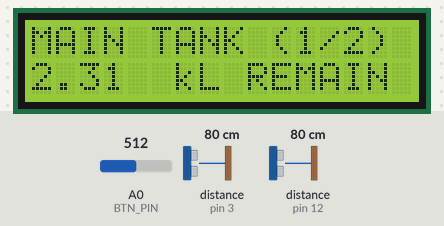
Recording of a program running on a simulated Arduino Uno, built with avr-gcc and run on an emulated ATmega328P. On the bench: 16×2 character LCD. The inputs (shaded band) are chosen by the test bench; at power-on: A0 (BTN_PIN) = 512, distance to the obstacle (sensors on pin 3, pin 12) 80 cm.

Above: at 3.6 s.
3.7 s: A0 (BTN_PIN) set to 310
5.2 s: A0 (BTN_PIN) set to 283
At 5.6 s:
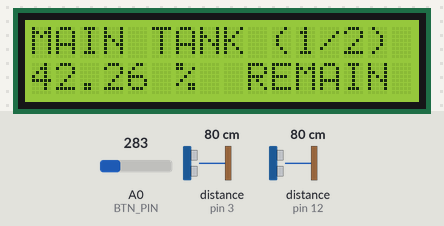
6.7 s: A0 (BTN_PIN) set to 160
8.2 s: A0 (BTN_PIN) set to 141
At 9.1 s:
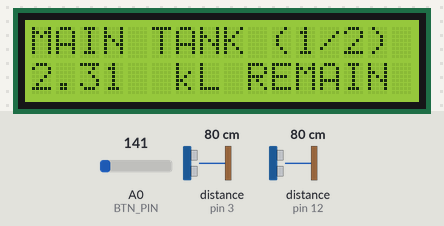
9.7 s: A0 (BTN_PIN) set to 54
11.2 s: A0 (BTN_PIN) set to 44
At 12.6 s:
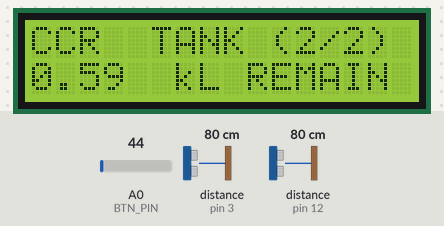
Timing chart, 0 to 13.7 s (numbered marks = the images above; inputs shaded):
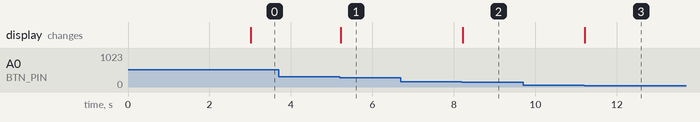

The program:

main.cpp
```cpp
/*THIS PROJECT READ DISTANCE VIA ULTRASONIC SENSOR AND PRINT IT ON LCD
  SCREEN.
  AUTOR: PAGRATIS PANAGIOTIS
  DATE: 16/11/2023

///////////////////////////////////////////////////////////////////////////////////////////
 (free) = 1023   (1)select=639   (2)right=408    (3)down=255    (4)up=100    (5)left=0   */
 //////////////////////////////////////////////////////////////////////////////////////////
#include <main.h>
//MENU LISTS UNDER THIS LINE/////////////////////////////////////////////////////
String firstLineLabel[MENU_SIZE] =                      {LABEL1, LABEL2};
String secondLineLable[MENU_SIZE] [SUB_MENU_SIZE]  =    {{UNIT1_1, UNIT1_2, UNIT2_1, UNIT2_2, UNIT3},
                                                        {UNIT1_1, UNIT1_2, UNIT2_1, UNIT2_2, UNIT3}};
double values[MENU_SIZE][SUB_MENU_SIZE] =                  {{remainLTmainTank, remainPERCmainTank, lossLTmainTank, lossPERCmainTank, distanceMainTank},
                                                           {remainLTccrTank, remainPERCccrTank, lossLTccrTank, lossPERCccrTank, distanceCcrTank}};
//OBJECT CREATION UNDER THIS LINE/////////////////////////////////////////////////

NewPing sonarCcrTank(TRG_S_PIN, ECH_S_PIN, MAX_DIST);
NewPing sonarMainTank(TRG_M_PIN, ECH_M_PIN, MAX_DIST);
LiquidCrystal lcd(rs, en, d4, d5, d6, d7);
//SETUP FUNCTION UNDER THIS LINE//////////////////////////////////////////////////
void setup() {
    lcd.begin(16, 2);
    lcd.clear();
    lcd.setCursor(0, 0);
    if(DEBUG_MODE) Serial.begin(9600);
}//end void setup
//MAIN LOOP UNDER THIS LINE///////////////////////////////////////////////////////
void loop() {
    btnState = btn_evaluation(analogRead(BTN_PIN));
    cur_delay_ms = millis();
    if( ((cur_delay_ms - old_delay_ms) > DELAY_USS_READ) || (btnState != oldBtnState) ) {
        //distanceMainTank = 20;
        //distanceCcrTank = 10;
        distanceMainTank =  sonarMainTank.ping_cm();
        distanceCcrTank =   sonarCcrTank.ping_cm();
        if(DEBUG_MODE) {
            Serial.print("Main Tank distance is: ");
            Serial.println(distanceMainTank);
            Serial.print("CCR tank distance is: ");
            Serial.println(distanceCcrTank);
        }//end if(debug mode true)
        convertions();
        changeScreen(btnState);
        lcd.clear();
        lcd.setCursor(0, 0);
        lcd.print(firstLineLabel[screenCurrentPosition]);
        lcd.setCursor(0, 1);
        lcd.print(values[screenCurrentPosition][subMenuCurrentPosition]);
        lcd.setCursor(6, 1);
        lcd.print(secondLineLable[screenCurrentPosition][subMenuCurrentPosition]);
        oldBtnState = btnState;
        old_delay_ms = cur_delay_ms;
    }//end if delay uss read

}//end loop
//FUNCTIONS UNDER THIS LINE////////////////////////////////////////////////////////
int btn_evaluation(int val) {
    if(val < 670 && val > 600)       return 1;
    else if( val < 450 && val > 350) return 2;
    else if(val < 300 && val > 200)  return 3;
    else if(val < 150 && val > 50)   return 4;
    else if(val < 49)                return 5;
    return 0;
}//end btn_evaluation
void changeScreen(int btn) {
    if(oneTimePressBtn(btn)) {
        if(btn == 5) {
            if(screenCurrentPosition < MAX_MENU_SIZE)
                screenCurrentPosition += 1;
            else if(screenCurrentPosition == MAX_MENU_SIZE)
                screenCurrentPosition = MIN_MENU_SIZE;
        }//end btn left
        if(btn == 2) {
            if(screenCurrentPosition > MIN_MENU_SIZE)
                screenCurrentPosition -= 1;
            else if(screenCurrentPosition == MIN_MENU_SIZE)
                screenCurrentPosition = MAX_MENU_SIZE;
        }//end btn right
        if(btn == 3) {
            if(subMenuCurrentPosition < MAX_SUB_MENU_SIZE)
                subMenuCurrentPosition += 1;
            else if(subMenuCurrentPosition == MAX_SUB_MENU_SIZE)
                subMenuCurrentPosition = MIN_SUB_MENU_SIZE;
        }//end btn up
        if(btn == 4) {
            if(subMenuCurrentPosition > MIN_SUB_MENU_SIZE)
                subMenuCurrentPosition -= 1;
            else if(subMenuCurrentPosition == MIN_SUB_MENU_SIZE)
                subMenuCurrentPosition = MAX_SUB_MENU_SIZE;
        }//end btn down
    }//if oneTimePressBtn( int btn)
}//end changeScreen(int btn)
void convertions(){
    double disMAIN = (distanceMainTank - OFFSET_MAIN_TANK_HEIGHT) / 100; //convert cm to meter
    double disCCR =  (distanceCcrTank - OFFSET_CCR_TANK_HEIGHT) / 100;   //convert cm to meter
  //CONVERTIONS FOR MAIN TANK UNDER THIS LINE //////////////////////////////////////////////////////////////////////////////////////////////
    values[0][2]  = ( LARGE_TANK_LENGTH * LARGE_TANK_WIDTH * disMAIN );     //lossLTmainTank
    values[0][0]  = ( FULL_MAIN_TANK_LT - ( values[0][2] ) );               //remainLTmainTank
    values[0][1]  = ( ( 100 * values[0][0] ) / FULL_MAIN_TANK_LT);          //remainPERCmainTank
    values[0][3]  = ( ( 100 * values[0][2] ) / FULL_MAIN_TANK_LT );         //lossLTmainTank
    values[0][4]  = ( distanceMainTank );                                   //print current distance for checking
  //CONVERTIONS FOR CCR TANK UNDER THIS LINE////////////////////////////////////////////////////////////////////////////////////////////////
    values[1][2]  = ( SMALL_TANK_LENGTH * SMALL_TANK_WIDTH * disCCR );      //lossLTmainTank
    values[1][0]  = ( FULL_CCR_TANK_LT - ( values[1][2] ) );                //remainLTmainTank
    values[1][1]  = ( ( 100 * values[1][0] ) / FULL_CCR_TANK_LT );          //remainPERCmainTank
    values[1][3]  = ( ( 100 * values[1][2] ) / FULL_CCR_TANK_LT);           //lossLTmainTank
    values[1][4]  = (distanceCcrTank);
}//end void convertions(int, int)
uint8_t oneTimePressBtn(int btn) {
    if(btn == oldBtnState)
        return 0;
    return 1;
}//end oneTimePressBtn


// /*THIS PROJECT READ DISTANCE VIA ULTRASONIC SENSOR AND PRINT IT ON LCD
//   SCREEN.
//   AUTOR: PAGRATIS PANAGIOTIS
//   DATE: 16/11/2023

// ///////////////////////////////////////////////////////////////////////////////////////////
//  (free) = 1023   (1)select=639   (2)right=408    (3)down=255    (4)up=100    (5)left=0   */
//  //////////////////////////////////////////////////////////////////////////////////////////
// #include <Arduino.h>
// #include <LiquidCrystal.h>
// #include <NewPing.h>
// #include <Wire.h>
// //DEFINITIONS UNDER THIS LINE////////////////////////////////////////////////////
// #define TRUE                1
// #define FALSE               0
// #define DELAY_UPDATE_LCD    220
// #define MAX_DIST            3000
// #define trgM                2
// #define echM                3
// #define trgS                4
// #define echS                5
// #define BTN_PIN             A0
// //ABOUT LIST AND MENU DEFINITIONS UNDER THIS LINE////////////////////////////////
// #define LIST_SIZE           2    //HORIZONTAL SIZE (LEFT & RIGHT)
// #define MAX_LIST            (LIST_SIZE - 1)
// #define MIN_LIST            0
// #define SUB_MENU_SIZE       4   //VERTICAL SIZE (UP & DOWN)
// #define MAX_SUB_MENU        (SUB_MENU_SIZE - 1)
// #define MIN_SUB_MENU        0
// //ABOUT TANK SIZE UNDER THIS LINE////////////////////////////////////////////////
// #define LARGE_TANK_LENGTH   10
// #define LARGE_TANK_WIDTH    10
// #define LARGE_TANK_HEIGHT   10
// #define SMALL_TANK_LENGTH   5
// #define SMALL_TANK_WIDTH    5
// #define SMALL_TANK_HEIGHT   5
// //LABELS FOR MENU SCREEN UNDER THIS LINE//////////////////////////////////////////
// /////////////////////****************/////////////////////////////////////////////
// #define LABEL1    "MAIN TANK"
// #define LABEL2    "SECONDARY TANK"
// /////////////////////VAL*************/////////////////////////////////////////////
// #define UNIT1_1           "LT REMAIN"
// #define UNIT1_2           "%  REMAIN"
// #define UNIT2_1           "LT LOSS"
// #define UNIT2_2           "%  LOSS"
// //DECLARATION VARIABLES UNDER THIS LINE///////////////////////////////////////////
// const int rs = 8, en = 9, d4 = 4, d5 = 5, d6 = 6, d7 = 7;
// int val_1, val_2, val_3, val_4;
// int btn_resistan;
// //ABOUT NAVIGATION IN MENU SCREENS//////////////////////////////////////////////
// int screenCurrentPosition;
// int subMenuCurrentPosition;
// int subMenuLastPosition;
// int screenLastPosition;
// //MEASUREMENTS AND CONVERTIONS UNDER THIS LINE/////////////////////////////////
// int distanceMainTank;
// int distanceSecondaryTank;
// int remainLTmainTank            = 11;
// int remainLTsecondaryTank       = 21;
// int remainPERCmainTank          = 12;
// int remainPERCsecondaryTank     = 22;
// int lossLTmainTank              = 13;
// int lossLTsecondaryTank         = 23;
// int lossPERCmainTank            = 14;
// int lossPERCsecondaryTank       = 24;
// //MENU LISTS UNDER THIS LINE/////////////////////////////////////////////////////
// String firstLineLabel[LIST_SIZE] =                      {LABEL1, LABEL2};
// String secondLineLable[LIST_SIZE] [SUB_MENU_SIZE]  =    {{UNIT1_1, UNIT1_2, UNIT2_1, UNIT2_2},
//                                                         {UNIT1_1, UNIT1_2, UNIT2_1, UNIT2_2}};
// int values[LIST_SIZE][SUB_MENU_SIZE] =                  {{remainLTmainTank, remainPERCmainTank, lossLTmainTank, lossPERCmainTank},
//                                                         {remainLTsecondaryTank, remainPERCsecondaryTank, lossLTsecondaryTank, lossPERCsecondaryTank}};
// //DECLARATION OF FUNCTIONS UNDER THIS LINE////////////////////////////////////////
// int btn_evaluation(int val);
// void changeScreen(int btn);
// void convertions(int dis);
// //OBJECT CREATION UNDER THIS LINE/////////////////////////////////////////////////
// NewPing sonarMainTank(trgM, echM, MAX_DIST);
// //NewPing sonarSecondaryTank(trgS, echS, MAX_DIST);
// LiquidCrystal lcd(rs, en, d4, d5, d6, d7);
// //SETUP FUNCTION UNDER THIS LINE//////////////////////////////////////////////////
// void setup() {
//     lcd.begin(16, 2);
//     lcd.clear();
//     lcd.setCursor(0, 0);
//     //Serial.begin(9600);
// }//end void setup
// //MAIN LOOP UNDER THIS LINE///////////////////////////////////////////////////////
// void loop() {
//     distanceMainTank = sonarMainTank.ping_cm();
//     //distanceSecondaryTank = sonarSecondaryTank.ping_cm();
//     //TODO ERASE UNDER THIS LINE IS FOR TEST;;;;;;;;;;;;;;;;;;;;;;;;;;;;;;;;;;;;;;;;;;;;;;;;
//     values[0][0] = distanceMainTank;
//     //Serial.print(values[0][0]);
//     ///////////////////////////////////////////////////////
//     convertions(distanceMainTank);
//     changeScreen(btn_evaluation(analogRead(BTN_PIN)));
//     lcd.clear();
//     lcd.setCursor(0, 0);
//     lcd.print(firstLineLabel[screenCurrentPosition]);
//     lcd.setCursor(0, 1);
//     lcd.print(values[screenCurrentPosition][subMenuCurrentPosition]);
//     lcd.setCursor(6, 1);
//     lcd.print(secondLineLable[screenCurrentPosition][subMenuCurrentPosition]);
//     delay(DELAY_UPDATE_LCD);
// }//end loop
// //FUNCTIONS UNDER THIS LINE////////////////////////////////////////////////////////
// int btn_evaluation(int val) {
//     if(val < 670 && val > 600) return 1;
//     else if( val < 450 && val > 350) return 2;
//     else if(val < 300 && val > 200) return 3;
//     else if(val < 150 && val > 50) return 4;
//     else if(val < 49) return 5;
//     return 0;
// }//end btn_evaluation
// void changeScreen(int btn) {
//     if(btn == 5) {
//         if(screenCurrentPosition < MAX_LIST)
//             screenCurrentPosition += 1;
//     }//end btn left
//     if(btn == 2) {
//         if(screenCurrentPosition > MIN_LIST)
//             screenCurrentPosition -= 1;
//     }//end btn right
//     if(btn == 4) {
//         if(subMenuCurrentPosition < MAX_SUB_MENU)
//             subMenuCurrentPosition += 1;
//     }//end btn up
//     if(btn == 3) {
//         if(subMenuCurrentPosition > MIN_SUB_MENU)
//             subMenuCurrentPosition -= 1;
//     }//end btn down
// }//end changeScreen(int btn)
// void convertions(int dis){

// }//end void convertions(int, int)
```

main.h
```cpp
/*THIS PROJECT READ DISTANCE VIA ULTRASONIC SENSOR AND PRINT IT ON LCD
  SCREEN.
  AUTOR: PAGRATIS PANAGIOTIS
  DATE: 16/11/2023

///////////////////////////////////////////////////////////////////////////////////////////
 (free) = 1023   (1)select=639   (2)right=408    (3)down=255    (4)up=100    (5)left=0   */
 //////////////////////////////////////////////////////////////////////////////////////////

#ifndef MAIN_H
#define MAIN_H
#include <Arduino.h>
#include <LiquidCrystal.h>
#include <NewPing.h>
#include <Wire.h>
//DEFINITIONS UNDER THIS LINE////////////////////////////////////////////////////
#define TRUE                1
#define FALSE               0
#define DEBUG_MODE          FALSE
#define DELAY_UPDATE_LCD    1000
#define DELAY_USS_READ      3000
#define MAX_DIST            3000
#define TRG_M_PIN           2
#define ECH_M_PIN           3
#define TRG_S_PIN           11
#define ECH_S_PIN           12
#define BTN_PIN             A0
//ABOUT LIST AND MENU DEFINITIONS UNDER THIS LINE////////////////////////////////
#define MENU_SIZE           2    //HORIZONTAL SIZE OF ARRAY (LEFT & RIGHT)
#define MAX_MENU_SIZE       (MENU_SIZE - 1)
#define MIN_MENU_SIZE       0
#define SUB_MENU_SIZE       5   //VERTICAL SIZE OF ARRAY (UP & DOWN)
#define MAX_SUB_MENU_SIZE   (SUB_MENU_SIZE - 1)
#define MIN_SUB_MENU_SIZE   0
//ABOUT TANK SIZE UNDER THIS LINE////////////////////////////////////////////////
double OFFSET_MAIN_TANK_HEIGHT  = 0.17;
double OFFSET_CCR_TANK_HEIGHT   = 0.22;
double LARGE_TANK_LENGTH        = 3.00;
double LARGE_TANK_WIDTH         = 1.30;
double LARGE_TANK_HEIGHT        = 1.40;
double SMALL_TANK_LENGTH        = 1.00;
double SMALL_TANK_WIDTH         = 1.00;
double SMALL_TANK_HEIGHT        = 1.40;
double FULL_MAIN_TANK_LT = ((LARGE_TANK_LENGTH * LARGE_TANK_WIDTH *LARGE_TANK_HEIGHT));
double FULL_CCR_TANK_LT  = ((SMALL_TANK_LENGTH * SMALL_TANK_WIDTH * SMALL_TANK_HEIGHT));
//LABELS FOR MENU SCREEN UNDER THIS LINE//////////////////////////////////////////
/////////////////////****************/////////////////////////////////////////////
#define LABEL1      "MAIN TANK (1/2)"
#define LABEL2      "CCR  TANK (2/2)"
/////////////////////VAL*************/////////////////////////////////////////////
#define UNIT1_1           "kL REMAIN"
#define UNIT1_2           "%  REMAIN"
#define UNIT2_1           "kL LOSS"
#define UNIT2_2           "%  LOSS"
#define UNIT3             "CM SPACE"
//DECLARATION VARIABLES UNDER THIS LINE///////////////////////////////////////////
const int rs = 8, en = 9, d4 = 4, d5 = 5, d6 = 6, d7 = 7;
int btn_resistan;
int btnState;
int oldBtnState;
//ABOUT NAVIGATION IN MENU SCREENS////////////////////////////////////////////////
int screenCurrentPosition;
int screenLastPosition;
int subMenuCurrentPosition;
int subMenuLastPosition;
//MEASUREMENTS AND CONVERTIONS UNDER THIS LINE////////////////////////////////////
double distanceMainTank;
double distanceCcrTank;
double remainLTmainTank;
double remainLTccrTank;
double remainPERCmainTank;
double remainPERCccrTank;
double lossLTmainTank;
double lossLTccrTank;
double lossPERCmainTank;
double lossPERCccrTank;
//VARIABLES FOR KEEPING TIME (MILLIS) UNDER THIS LINE////////////////////////////
long unsigned cur_delay_ms;
long unsigned old_delay_ms;
//DECLARATION OF FUNCTIONS UNDER THIS LINE////////////////////////////////////////
int btn_evaluation(int val);
void changeScreen(int btn);
void convertions();
uint8_t oneTimePressBtn(int btn);


#endif
```

Measured:
- the behaviour switches between 300 and 299 on A0 (BTN_PIN) (found by bisection; images 0 and 1)
- the behaviour switches between 150 and 149 on A0 (BTN_PIN) (found by bisection; images 1 and 2)
- the behaviour switches between 49 and 48 on A0 (BTN_PIN) (found by bisection; images 2 and 3)
- after the input at 3.7 s, every drawn part: stays the same
- after the input at 5.2 s, the display: changes at once (image 1)
- after the input at 6.7 s, every drawn part: stays the same
- after the input at 8.2 s, the display: changes at once (image 2)
- after the input at 9.7 s, every drawn part: stays the same
- after the input at 11.2 s, the display: changes at once (image 3)
